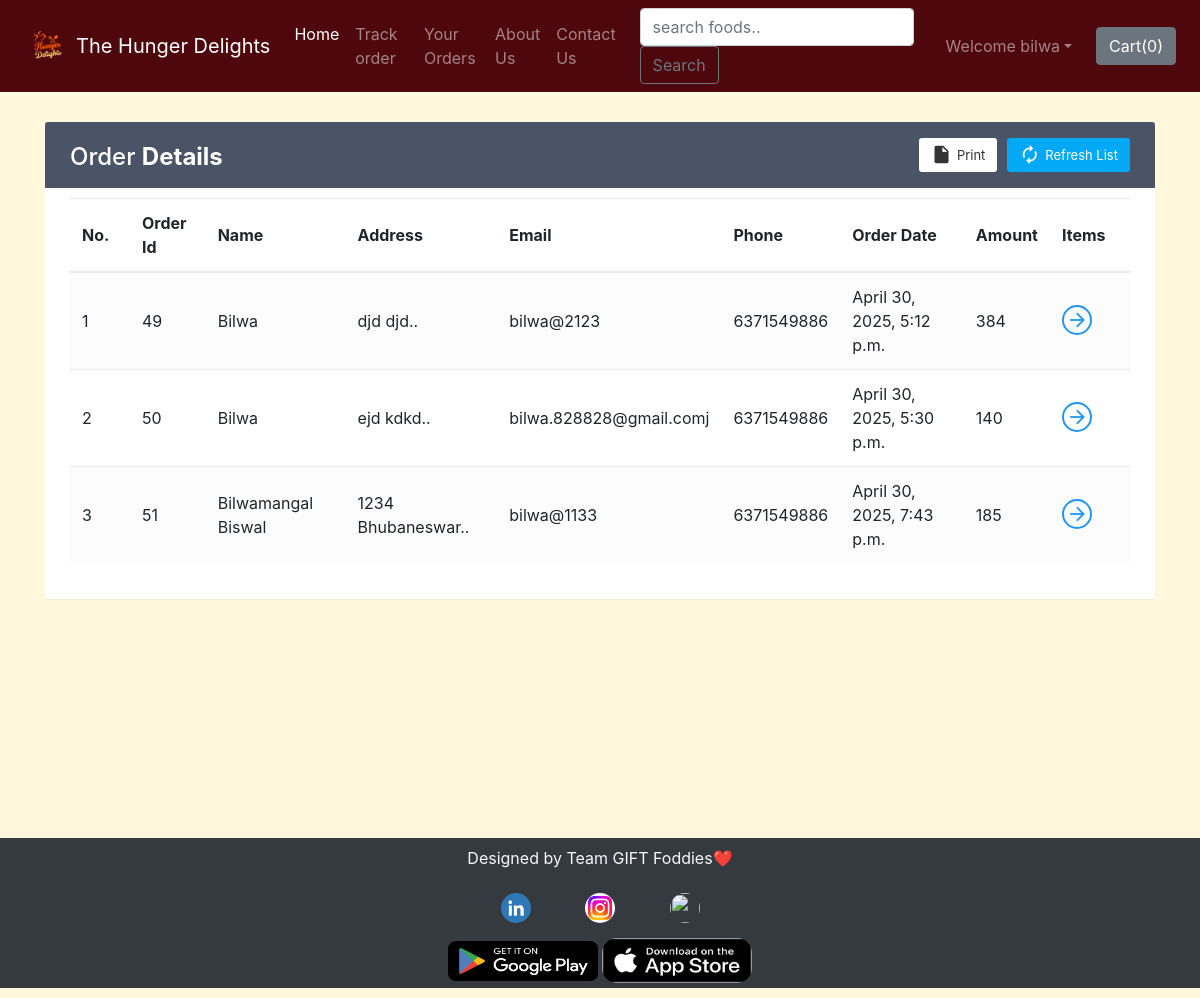
/shop/orderView/ (signed in), run on the app's committed database.
### shop/views.py (the view)
def orderView(request):
    if request.user.is_authenticated:
        current_user = request.user
        orderHistory = Orders.objects.filter(userId=current_user.id)
        if len(orderHistory) == 0:
            messages.info(request, "You have not ordered.")
            return render(request, 'shop/orderView.html')
        return render(request, 'shop/orderView.html', {'orderHistory': orderHistory})
    return render(request, 'shop/orderView.html')

### shop/templates/shop/orderView.html (shortened to what this page needs)
{% extends 'shop/basic.html' %}
{% block body %}
{% if user.is_authenticated %}
<div class="container" id="cont">
    <div class="table-wrapper">
        <div class="table-title">
            <div class="row">
                <div class="col-sm-4">
                    <h2>Order <b>Details</b></h2>
                </div>
                <div class="col-sm-8">
                    <a href="" class="btn btn-primary"><i class="material-icons">&#xE863;</i> <span>Refresh List</span></a>
                    <a href="#" onclick="window.print()" class="btn btn-info"><i class="material-icons">&#xE24D;</i> <span>Print</span></a>
                </div>
            </div>
        </div>
        <table class="table table-striped table-hover">
            <thead>
                <tr>
                    <th>No.</th>
                    <th>Order Id</th>
                    <th>Name</th>
                    <th>Address</th>
                    <th>Email</th>
                    <th>Phone</th>
                    <th>Order Date</th>
                    <th>Amount</th>
                    <th>Items</th>
                </tr>
            </thead>
            <tbody>
                {% for i in orderHistory %}
                <tr>
                    <td class="count"></td>
                    <td>{{i.order_id}}</td>
                    <td>{{i.name}}</td>
                    <td data-toggle="tooltip" title="{{i.address}}">{{i.address|slice:"0:25"}}..</td>
                    <td>{{i.email}}</td>
                    <td>{{i.phone}}</td>
                    <td>{{i.timestamp}}</td>
                    <td>{{i.amount}}</td>
                    <td><a href="#" id="click{{i.order_id}}" class="view" title="View Details"><i class="material-icons">&#xE5C8;</i></a></td>
                </tr>
                {% endfor %}
            </tbody>
        </table>
    </div>
</div>
{% else %}
    <div id="cont2">
        <div class="alert alert-info">
            <font style="font-size:22px"><center>You need to <strong><a class="alert-link" data-toggle="modal" data-target="#loginModal">Login</a></strong></center></font>
        </div>
    </div>
{% endif %}
{% endblock %}

### shop/templates/shop/basic.html (shortened to what this page needs)
<!doctype html>
<html lang="en">
  <head>
    <link rel="stylesheet" href="https://stackpath.bootstrapcdn.com/bootstrap/4.2.1/css/bootstrap.min.css">
    <link rel="stylesheet" href="https://stackpath.bootstrapcdn.com/bootstrap/4.3.1/css/bootstrap.min.css">
    <link rel="stylesheet" href="https://use.fontawesome.com/releases/v5.8.2/css/all.css">
  </head>
  <body >
    <nav class="navbar navbar-expand-lg navbar-dark ">
    <img class="logo" src="http://127.0.0.1:8000/media/shop/images/hunger_delights.png" alt="HG">
      <a class="navbar-brand" href="/shop">The Hunger Delights</a>
      <div class="collapse navbar-collapse" id="navbarSupportedContent">
        <ul class="navbar-nav mr-auto">
          <li class="nav-item active">
            <a class="nav-link" href="/shop">Home <span class="sr-only">(current)</span></a>
          </li>
          <li class="nav-item">
            <a class="nav-link" href="/shop/tracker">Track order</a>
          </li>
          <li class="nav-item">
            <a class="nav-link" href="/shop/orderView/">Your Orders</a>
          </li>
          <li class="nav-item">
            <a class="nav-link" href="/shop/about">About Us</a>
          </li>
          <li class="nav-item">
            <a class="nav-link" href="/shop/contact">Contact Us</a>
          </li>
        </ul>
        <form method="get" action="/shop/search" class="form-inline my-2 my-lg-0 mx-3">
          <input class="form-control mr-sm-2" type="search" name="search" id="search" placeholder="search foods.." aria-label="Search" required>
          <button class="btn btn-outline-secondary my-2 my-sm-0" type="submit">Search</button>
        </form>
        {% if user.is_authenticated %}
        <ul class="navbar-nav mr-2">
          <li class="nav-item dropdown">
            <a class="nav-link dropdown-toggle" href='#' id="navbarDropdown" role="button" data-toggle="dropdown"> Welcome {{request.user}}</a>
          </li>
        </ul>
        {% else %}
        <button type="button" class="btn btn-success mx-2" data-toggle="modal" data-target="#loginModal">Login</button>
        <button type="button" class="btn btn-success mx-2" data-toggle="modal" data-target="#signupModal">SignUp</button>
        {% endif %}
        <button type="button" class="btn btn-secondary mx-2" id="popcart" data-container="body" data-html="true" data-toggle="popover" title="MyCart" data-placement="bottom" data-content="Bottom popover">
          Cart(<span id="cart">0</span>)
        </button>
      </div>
    </nav>
    {% block body %} {% endblock %}
    <br><br><br><br><br>
    <div class="footer container-fluid bg-dark text-light ">
      <p class="text-center py-2 mb-0">Designed by Team GIFT Foddies❤️
       <div class="footContainer ">
          <div class="footContainer1 ">
            <img src="../../../media/shop/images/li.png" height="30px" width="30px" alt=""class="appstore">
            <img src="../../../media/shop/images/insta.jpeg" height="30px" width="30px" alt="" class="insta appstore" >
            <img src="../../../media/shop/images/fb.png" height="30px" width="30px" alt="" class="appstore">
          </div>
          <div>
            <img src="../../../media/shop/images/googleplay.webp" height="40px" width="150px" alt="playstore">
            <img src="../../../media/shop/images/apstore.png" height="45px" width="150px" alt="" class="appstore">
          </div>
        </div>
    </div>
  </body>
</html>

### data on the page
Orders: order_id "49", name "Bilwa", address "djd djd", email "bilwa@2123", phone "6371549886", timestamp "April 30, 2025, 5:12 p.m.", amount "384"
Orders: order_id "50", name "Bilwa", address "ejd kdkd", email "bilwa.828828@gmail.comj", phone "6371549886", timestamp "April 30, 2025, 5:30 p.m.", amount "140"
Orders: order_id "51", name "Bilwamangal Biswal", address "1234 Bhubaneswar", email "bilwa@1133", phone "6371549886", timestamp "April 30, 2025, 7:43 p.m.", amount "185"

### other printed values
{{ request.user }} "bilwa"
